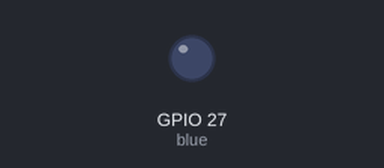
Recording of a program running on a simulated Raspberry Pi (BCM pin numbers). Parts: output pins drawn as LEDs (lit = HIGH).

Above: at 0.05 s.
At 5.75 s:
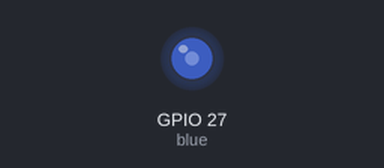
At 11.55 s:
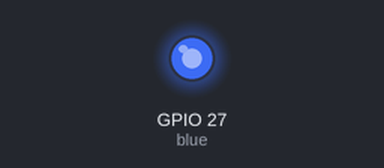
At 23.15 s:
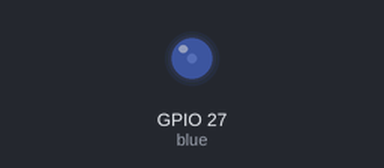
Timing chart, 0 to 33.2 s (numbered marks = the images above):
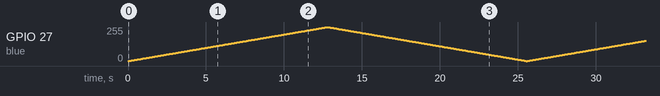

The program:

test.py
```python
import pigpio
from time import sleep

red = 22
blue = 27
green = 23

pi = pigpio.pi()
while True:
    for duty in range(255):
        pi.set_PWM_dutycycle(blue, duty)
        sleep(0.05)
    for duty in range(255, 0, -1):
        pi.set_PWM_dutycycle(blue, duty)
        sleep(0.05)
        #pi.set_PWM_dutycycle(red, 200)
        #pi.set_PWM_dutycycle(green, 0)

pi.stop
```
